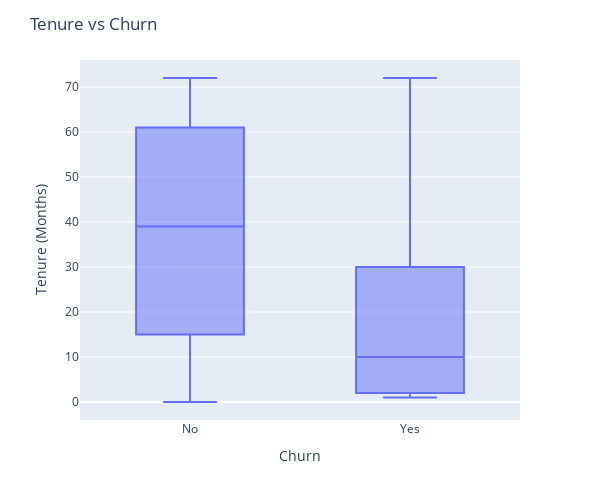

This figure's notebook cell:
### Code cell
fig = px.box(telco_df, x='Churn Value', y = 'Tenure Months')

fig.update_yaxes(title_text='Tenure (Months)', row=1, col=1)
fig.update_xaxes(title_text='Churn', row=1, col=1)

fig.update_layout(autosize=True, width=600, height=500,
    title_font=dict(size=25, family='Courier'),
    title='Tenure vs Churn',)

fig.show()

### Figure 1 — Plotly figure (JSON) as saved in the notebook; plotly's stock layout.template omitted (floating-point values rounded to 4 significant figures; data arrays with more than 128 entries replaced by an {"elided": "..."} marker saying what was removed)
{"data": [{"alignmentgroup": "True", "hovertemplate": "Churn Value=%{x}<br>Tenure Months=%{y}<extra></extra>", "legendgroup": "", "marker": {"color": "#636efa"}, "name": "", "notched": false, "offsetgroup": "", "orientation": "v", "showlegend": false, "type": "box", "x": {"elided": "4718 str values"}, "x0": " ", "xaxis": "x", "y": {"elided": "4718 int values"}, "y0": " ", "yaxis": "y"}], "layout": {"autosize": true, "boxmode": "group", "height": 500, "legend": {"tracegroupgap": 0}, "margin": {"t": 60}, "title": {"text": "Tenure vs Churn"}, "width": 600, "xaxis": {"anchor": "y", "domain": [0, 1], "title": {"text": "Churn"}}, "yaxis": {"anchor": "x", "domain": [0, 1], "title": {"text": "Tenure (Months)"}}}}
